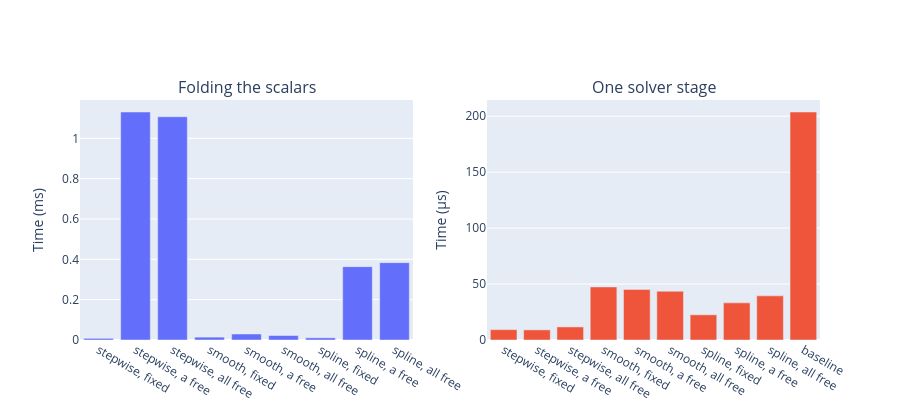

The code cell stored with this chart in its notebook:
### Markdown cell above
## Cost of a draw, and cost of a stage

Building the demographic records is once per process. Folding the three scalars is once per draw. A solver stage only evaluates.

`prepare` is host NumPy and is timed directly. The fold is timed under `jit`, because that is how a calibration calls it: eagerly it dispatches thirty-odd small kernels and the Python round trips swamp the arithmetic. A contact whose scalars were all fixed at `prepare` already holds its table or curve, so its fold is a return — the work happened inside `prepare`.

The evaluation column is two thousand separate dispatched calls. That number is floored by Python at a few microseconds whatever it runs, so it cannot separate the three builders; the cell after the figure times the same functions inside one `fori_loop`, which is what a stage actually costs.

Three parameterisations per builder: all three scalars fixed when the records are built; `bg_mixing` and `pc_strength` fixed with `a_spread` folded at the draw; all three folded at the draw. When `a_spread` is folded, the lag tensor is contracted and the stage does not read it.

### Code cell
eval_times = np.linspace(1950.0, 2101.0, 2000)


def token(contact: object) -> jax.Array:
    """Any array on the folded object, to block on."""
    curve = getattr(contact, "curve", None)
    if curve is not None:
        return curve.value
    table = getattr(contact, "table", None)
    if table is not None:
        return table
    offset = getattr(contact, "offset_y", None)
    if offset is None:
        offset = contact.offset
    return offset


def seconds(fn: object) -> tuple[float, object]:
    """Host time of one call. Used for `prepare`, which is NumPy."""
    ready = fn()
    jax.block_until_ready(token(ready))
    start = perf_counter()
    ready = fn()
    jax.block_until_ready(token(ready))
    return perf_counter() - start, ready


def fold_seconds(fn: object) -> tuple[float, object]:
    """Time the fold under jit, which is how a calibration calls it.

    Eagerly, `materialize` dispatches thirty-odd small kernels and the Python
    round trips dominate — for the spline that reads as twenty milliseconds
    for half a millisecond of arithmetic.
    """
    ready = fn()
    compiled = jax.jit(lambda: token(fn()))
    jax.block_until_ready(compiled())
    start = perf_counter()
    for _ in range(10):
        jax.block_until_ready(compiled())
    return (perf_counter() - start) / 10, ready


def microseconds(fn: object) -> float:
    jax.block_until_ready(fn(float(eval_times[0])))
    start = perf_counter()
    for time in eval_times:
        jax.block_until_ready(fn(float(time)))
    return (perf_counter() - start) / len(eval_times) * 1e6


cases = (
    ("stepwise, fixed", prepare_stepwise, dict(bg_mixing=bg, a_spread=a, pc_strength=pc), None),
    ("stepwise, a free", prepare_stepwise, dict(bg_mixing=bg, pc_strength=pc), lambda c: c.materialize(a_spread=a)),
    ("stepwise, all free", prepare_stepwise, {}, lambda c: c.materialize(bg, a, pc)),
    ("smooth, fixed", prepare_smooth, dict(bg_mixing=bg, a_spread=a, pc_strength=pc), None),
    ("smooth, a free", prepare_smooth, dict(bg_mixing=bg, pc_strength=pc), lambda c: c.materialize(a_spread=a)),
    ("smooth, all free", prepare_smooth, {}, lambda c: c.materialize(bg, a, pc)),
    ("spline, fixed", prepare_spline, dict(bg_mixing=bg, a_spread=a, pc_strength=pc), None),
    ("spline, a free", prepare_spline, dict(bg_mixing=bg, pc_strength=pc), lambda c: c.materialize(a_spread=a)),
    ("spline, all free", prepare_spline, {}, lambda c: c.materialize(bg, a, pc)),
)

labels = []
prepare_ms = []
materialize_ms = []
eval_us = []
for label, builder, fixed, fold in cases:
    prepare_s, contact = seconds(lambda: builder(*arrays, **fixed))
    if fold is None:
        materialize_s, ready = fold_seconds(lambda: contact.materialize())
    else:
        materialize_s, ready = fold_seconds(lambda: fold(contact))
    evaluate = jax.jit(lambda time: ready.matrix(time))
    labels.append(label)
    prepare_ms.append(prepare_s * 1e3)
    materialize_ms.append(materialize_s * 1e3)
    eval_us.append(microseconds(evaluate))
    print(
        f"{label:22}  prepare {prepare_ms[-1]:8.1f} ms   "
        f"materialize {materialize_ms[-1]:8.1f} ms   eval {eval_us[-1]:7.1f} µs"
    )

# The baseline has no separate draw. Time its stage the same way.
baseline_us = microseconds(baseline_at)
print(f"{'baseline stage':22}  eval {baseline_us:7.1f} µs")

fig = make_subplots(
    rows=1,
    cols=2,
    subplot_titles=("Folding the scalars", "One solver stage"),
)
fig.add_trace(go.Bar(x=labels, y=materialize_ms, name="materialize"), row=1, col=1)
fig.add_trace(
    go.Bar(x=labels + ["baseline"], y=eval_us + [baseline_us], name="evaluation"),
    row=1,
    col=2,
)
fig.update_yaxes(title_text="Time (ms)", row=1, col=1)
fig.update_yaxes(title_text="Time (µs)", row=1, col=2)
fig.update_layout(height=420, showlegend=False)
fig.show()

### Figure 1 — Plotly figure (JSON) as saved in the notebook; plotly's stock layout.template omitted (floating-point values rounded to 4 significant figures)
{"data": [{"name": "materialize", "type": "bar", "x": ["stepwise, fixed", "stepwise, a free", "stepwise, all free", "smooth, fixed", "smooth, a free", "smooth, all free", "spline, fixed", "spline, a free", "spline, all free"], "xaxis": "x", "y": [0.008229, 1.131, 1.107, 0.01422, 0.02971, 0.022, 0.01079, 0.3638, 0.3835], "yaxis": "y"}, {"name": "evaluation", "type": "bar", "x": ["stepwise, fixed", "stepwise, a free", "stepwise, all free", "smooth, fixed", "smooth, a free", "smooth, all free", "spline, fixed", "spline, a free", "spline, all free", "baseline"], "xaxis": "x2", "y": [9.26, 9.058, 11.7, 47.46, 45.19, 43.6, 22.52, 33.2, 39.45, 203.8], "yaxis": "y2"}], "layout": {"annotations": [{"font": {"size": 16}, "showarrow": false, "text": "Folding the scalars", "x": 0.225, "xanchor": "center", "xref": "paper", "y": 1.0, "yanchor": "bottom", "yref": "paper"}, {"font": {"size": 16}, "showarrow": false, "text": "One solver stage", "x": 0.775, "xanchor": "center", "xref": "paper", "y": 1.0, "yanchor": "bottom", "yref": "paper"}], "height": 420, "showlegend": false, "xaxis": {"anchor": "y", "domain": [0.0, 0.45]}, "xaxis2": {"anchor": "y2", "domain": [0.55, 1.0]}, "yaxis": {"anchor": "x", "domain": [0.0, 1.0], "title": {"text": "Time (ms)"}}, "yaxis2": {"anchor": "x2", "domain": [0.0, 1.0], "title": {"text": "Time (µs)"}}}}
